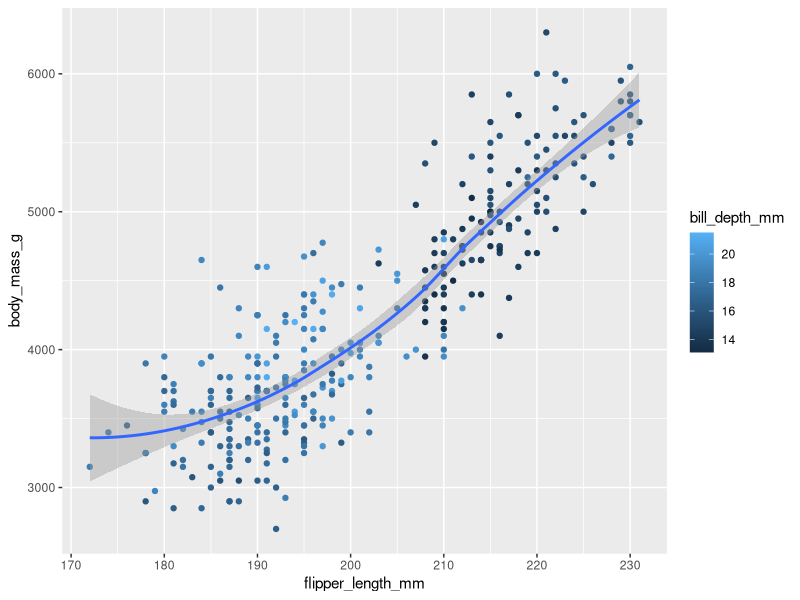

This chart was generated by the following R code:
## ---- chunk 1
x <- (3*(4+2))
## ---- chunk 2
Q2 <- x*pi

## ---- chunk 3
    getwd()
       
## ---- chunk 4
numbers <- c(sample(1 : 10, size = 10, replace = F)) 
print(numbers)
## ---- chunk 5
characters <- c("A", "B", "C","D","E","F")
print(characters)
## ---- chunk 6
integers <- c(1:10)
print(integers)
## ---- chunk 7
v1 <- 1:3
v2 <- c(1:4)
v1 + v2
## ---- chunk 8
c(1, 5, 9) + 3
## ---- chunk 9
rm(list=ls())

## ---- chunk 10
library(tidyverse)
## ---- chunk 11
library(tidyverse)
library(palmerpenguins)

plt=ggplot(data=penguins, 
       mapping = aes(x = flipper_length_mm, y = body_mass_g, color = bill_depth_mm)) + geom_point() + geom_smooth(method ="loess")

print(plt)

